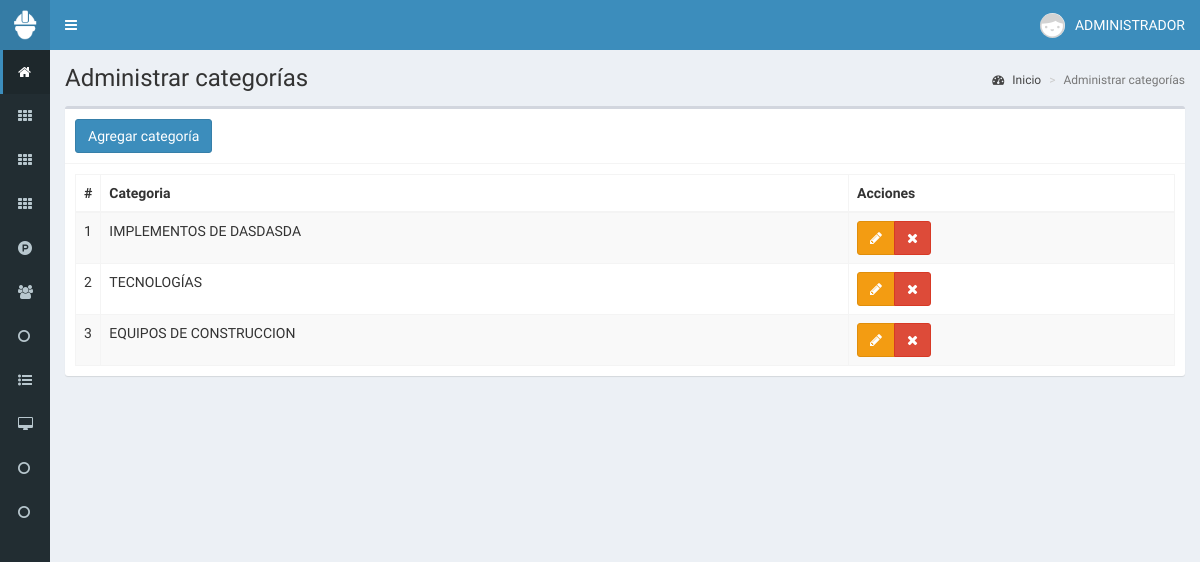
Page /categorias (signed in) on the committed database.
### tables this page shows
CREATE TABLE `categoria` (
  `IdCategoria` int(50) NOT NULL,
  `NombreCategoria` varchar(50) NOT NULL
);

### controladores/plantillaControlador.php (called while the page is built)
<?php
class ControladorPlantilla{
	static public function ctrPlantilla(){
		include "vistas/plantilla.php";
	}
}

### index.php (called while the page is built, shortened)
<?php
require_once "controladores/articulosControlador.php";
require_once "controladores/categoriasControlador.php";
require_once "controladores/equipoControlador.php";
require_once "modelos/categoriasModelo.php";
require_once "controladores/plantillaControlador.php";
$plantilla = new ControladorPlantilla();
$plantilla -> ctrPlantilla();

### controladores/categoriasControlador.php (called while the page is built, shortened)
<?php
class ControladorCategorias{
	static public function ctrMostrarCategorias($item, $valor){
		$tabla = "categoria";
		$respuesta = ModeloCategorias::mdlMostrarCategorias($tabla, $item, $valor);
		return $respuesta;
	}
}

### modelos/conexion.php (called while the page is built)
<?php
class Conexion
{
    public static function conectar()
    {
        $link = new PDO("mysql:host=localhost;dbname=proyectofinal",
            "root",
            "");
        $link->exec("set names utf8");
        return $link;
    }
}

### modelos/categoriasModelo.php (called while the page is built, shortened)
<?php
require_once "conexion.php";
class ModeloCategorias{
	static public function mdlMostrarCategorias($tabla, $item, $valor){
		if($item != null){
			$stmt = Conexion::conectar()->prepare("SELECT * FROM $tabla WHERE $item = :$item");
			$stmt -> bindParam(":".$item, $valor, PDO::PARAM_STR);
			$stmt -> execute();
			return $stmt -> fetch();
		}else{
			$stmt = Conexion::conectar()->prepare("SELECT * FROM $tabla");
			$stmt -> execute();
			return $stmt -> fetchAll();
		}
	}
}

### vistas/modulos/categorias.php (the view, shortened to what this page needs)
<div class="content-wrapper">
  <section class="content-header">
    <h1>
      Administrar categorías
    </h1>
    <ol class="breadcrumb">
      <li><a href="inicio"><i class="fa fa-dashboard"></i> Inicio</a></li>
      <li class="active">Administrar categorías</li>
    </ol>
  </section>
  <section class="content">
    <div class="box">
      <div class="box-header with-border">
        <button class="btn btn-primary" data-toggle="modal" data-target="#modalAgregarCategoria">
          Agregar categoría
        </button>
      </div>
      <div class="box-body">
       <table class="table table-bordered table-striped dt-responsive tablas">
        <thead>
         <tr>
           <th style="width:10px">#</th>
           <th>Categoria</th>
           <th>Acciones</th>
         </tr>
        </thead>
        <tbody>
          <?php
            $item = null;
            $valor = null;
            $categorias = ControladorCategorias::ctrMostrarCategorias($item, $valor);
            foreach ($categorias as $key => $value) {
            echo ' <tr>
                    <td>'.($key+1).'</td>
                    <td class="text-uppercase">'.$value["NombreCategoria"].'</td>
                    <td>
                      <div class="btn-group">
                        <button class="btn btn-warning btnEditarCategoria" idCategoria="'.$value["IdCategoria"].'" data-toggle="modal" data-target="#modalEditarCategoria"><i class="fa fa-pencil"></i></button>
                        <button class="btn btn-danger btnEliminarCategoria" idCategoria="'.$value["IdCategoria"].'"><i class="fa fa-times"></i></button>
                      </div>
                    </td>
                  </tr>';
              }
          ?>
        </tbody>
       </table>
      </div>
    </div>
  </section>
</div>

### rows in the picture
categoria: NombreCategoria "IMPLEMENTOS DE DASDASDA"
categoria: NombreCategoria "TECNOLOGÍAS"
categoria: NombreCategoria "EQUIPOS DE CONSTRUCCION"

### other values in the picture
$_SESSION["NombreUsuario"] "ADMINISTRADOR"
